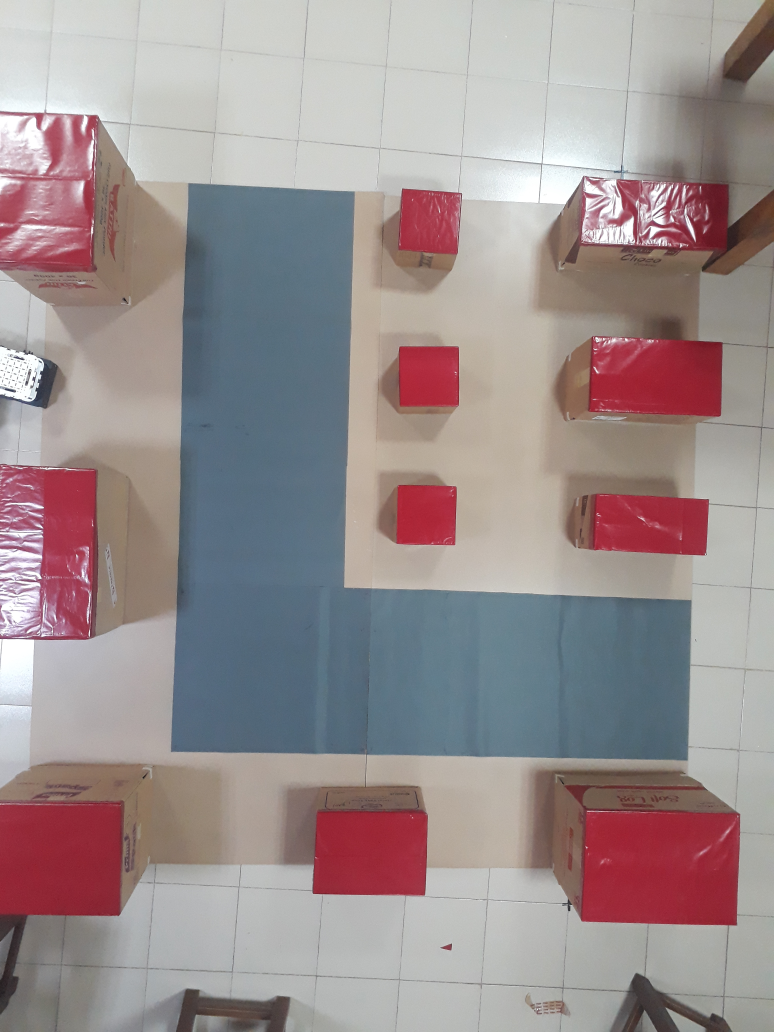
#> input picture obstacle_from_img/2.jpg, 3096 x 4128 px, found by its file name (shown at 1/4 size)
$ python 'get_rid_of_perspectiveness copy 4.py'
#> lines starting #> are read from the running program, lines starting #| are printed output that depends on the picture
import cv2 as cv
import numpy as np
import matplotlib.pyplot as plt


# Load the image
img = cv.imread("/home/geethaka/Documents/Git/FYP-Transformer-Robot/obstacle_from_img/2.jpg")
#> img is the input picture: shape (4128, 3096, 3); mean B, G, R 143.6, 142.9, 155.5
img = cv.resize(img, (img.shape[:2][1] // 4, img.shape[:2][0] // 4), interpolation = cv.INTER_CUBIC)
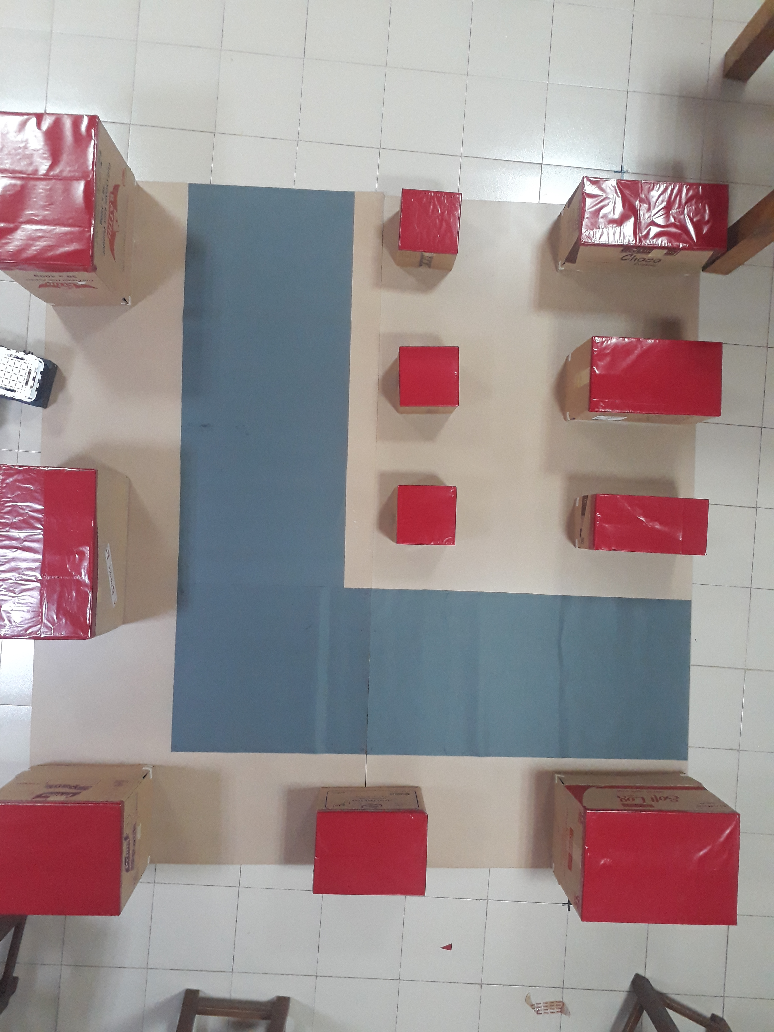
#> img: shape (1032, 774, 3); mean B, G, R 143.6, 143, 155.5

src_points = []

# Define the callback function for selecting the points
def select_points(event, x, y, flags, param):
    if event == cv.EVENT_LBUTTONDOWN:
        src_points.append((x, y))

# Set the callback function for the image
cv.namedWindow('Image')
cv.setMouseCallback('Image', select_points)

while True:
    # Display the image and wait for a key press
    cv.imshow('Image', img)
    key = cv.waitKey(1) & 0xFF
#> (key q is pressed here)

    # If the 'q' key is pressed, exit the loop
    if key == ord('q'):
        break

# Calculate the transformation matrix
h, w = 400, 400
dst_points = np.float32([[0, 0], [w, 0], [w, h], [0, h]])
#> (the run stopped early here; a loop or call above may not have finished)

$ run again, with obstacle_from_img/new.jpg copied over obstacle_from_img/2.jpg
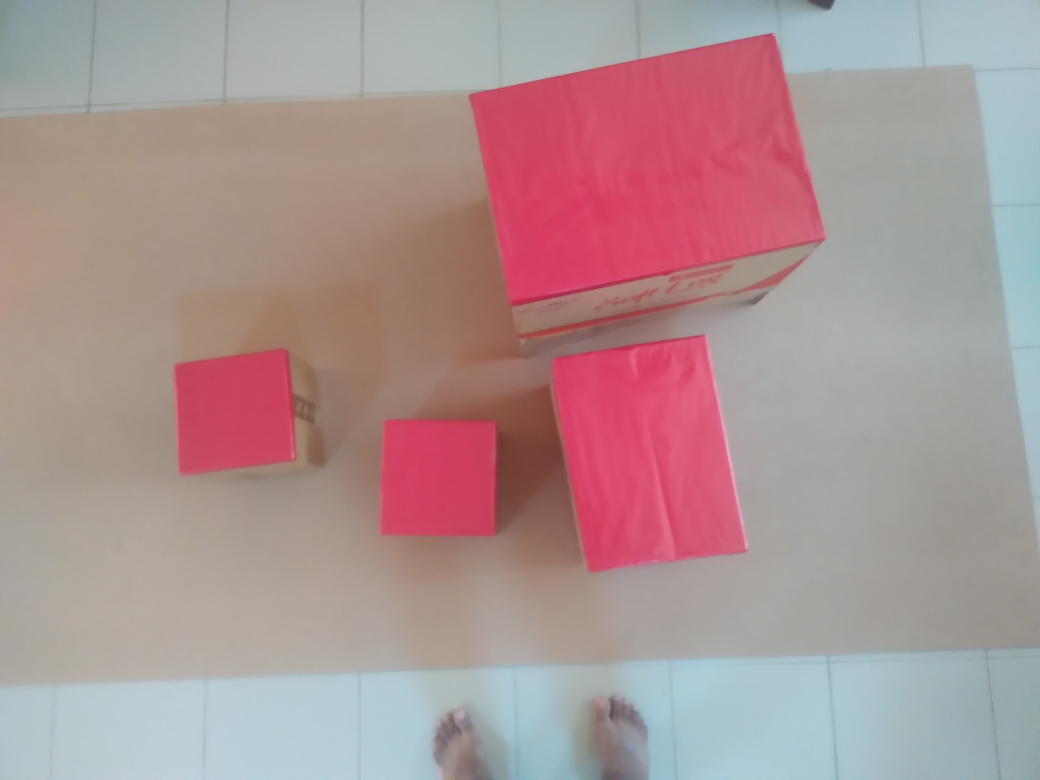
#> input picture obstacle_from_img/new.jpg, 4160 x 3120 px, found by its file name (shown at 1/4 size)
#> img is the input picture: shape (3120, 4160, 3); mean B, G, R 148, 147.2, 172.3
#> `img = cv.resize(img, (img.shape[:2][1] // 4, img.shape[:2][0] // 4), i..`:
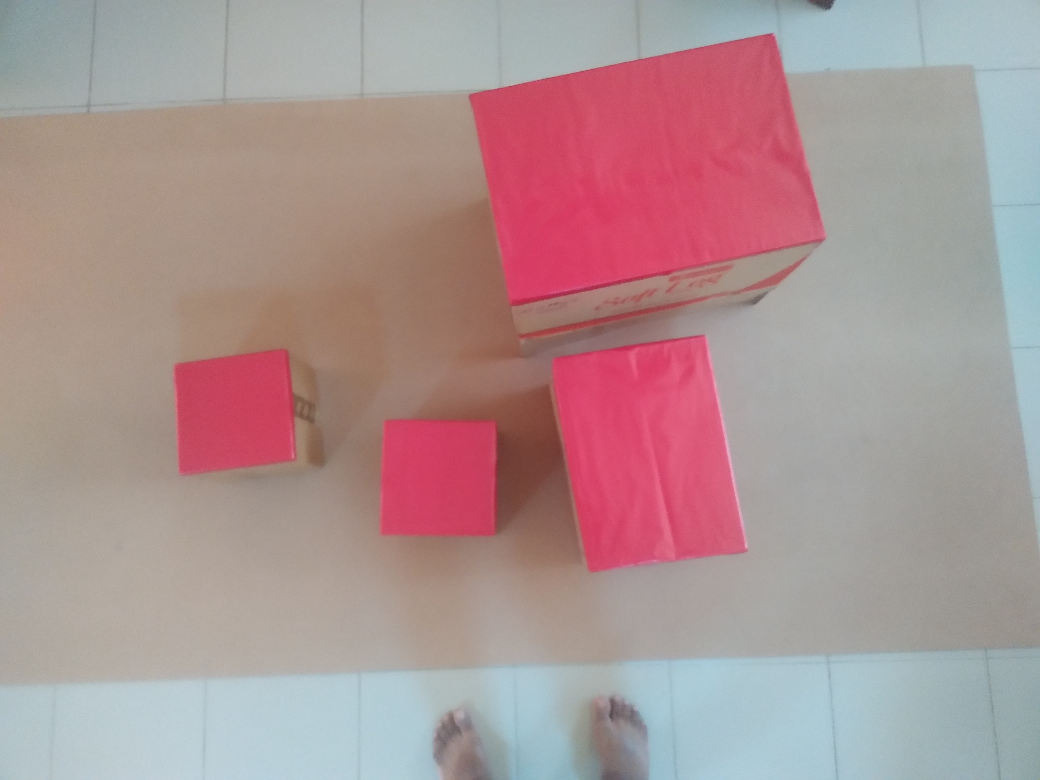
#> img: shape (780, 1040, 3); mean B, G, R 148, 147.2, 172.3
